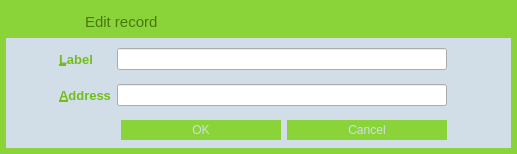
<?xml version="1.0" encoding="UTF-8"?>
<ui version="4.0">
 <class>EditAddressDialog</class>
 <widget class="QDialog" name="EditAddressDialog">
  <property name="geometry">
   <rect>
    <x>0</x>
    <y>0</y>
    <width>517</width>
    <height>154</height>
   </rect>
  </property>
  <property name="windowTitle">
   <string/>
  </property>
  <property name="styleSheet">
   <string notr="true">QLabel {
	color: rgb(138,211,57));
}

QDialog {
	background-color: rgb(138,211,57);
}</string>
  </property>
  <layout class="QVBoxLayout" name="verticalLayout_2">
   <property name="spacing">
    <number>0</number>
   </property>
   <property name="leftMargin">
    <number>6</number>
   </property>
   <property name="topMargin">
    <number>6</number>
   </property>
   <property name="rightMargin">
    <number>6</number>
   </property>
   <property name="bottomMargin">
    <number>6</number>
   </property>
   <item>
    <widget class="QFrame" name="frame">
     <property name="styleSheet">
      <string notr="true">#frame {
	background-color: rgb(209,222,231);
    border-style:none;
}</string>
     </property>
     <property name="frameShape">
      <enum>QFrame::StyledPanel</enum>
     </property>
     <property name="frameShadow">
      <enum>QFrame::Raised</enum>
     </property>
     <property name="lineWidth">
      <number>1</number>
     </property>
     <layout class="QVBoxLayout" name="verticalLayout">
      <property name="spacing">
       <number>0</number>
      </property>
      <property name="leftMargin">
       <number>0</number>
      </property>
      <property name="topMargin">
       <number>0</number>
      </property>
      <property name="rightMargin">
       <number>0</number>
      </property>
      <property name="bottomMargin">
       <number>0</number>
      </property>
      <item>
       <widget class="QWidget" name="wCaption" native="true">
        <property name="minimumSize">
         <size>
          <width>0</width>
          <height>32</height>
         </size>
        </property>
        <property name="maximumSize">
         <size>
          <width>16777215</width>
          <height>32</height>
         </size>
        </property>
        <property name="styleSheet">
         <string notr="true">#wCaption {
	background-color: rgb(138,211,57);
}</string>
        </property>
        <property name="is_header" stdset="0">
         <bool>true</bool>
        </property>
        <layout class="QHBoxLayout" name="horizontalLayout_19">
         <property name="leftMargin">
          <number>0</number>
         </property>
         <property name="topMargin">
          <number>0</number>
         </property>
         <property name="rightMargin">
          <number>0</number>
         </property>
         <property name="bottomMargin">
          <number>0</number>
         </property>
         <item>
          <spacer name="horizontalSpacer_26">
           <property name="orientation">
            <enum>Qt::Horizontal</enum>
           </property>
           <property name="sizeType">
            <enum>QSizePolicy::Fixed</enum>
           </property>
           <property name="sizeHint" stdset="0">
            <size>
             <width>7</width>
             <height>20</height>
            </size>
           </property>
          </spacer>
         </item>
         <item>
          <widget class="QLabel" name="picEdit">
           <property name="sizePolicy">
            <sizepolicy hsizetype="Preferred" vsizetype="Preferred">
             <horstretch>0</horstretch>
             <verstretch>0</verstretch>
            </sizepolicy>
           </property>
           <property name="minimumSize">
            <size>
             <width>30</width>
             <height>30</height>
            </size>
           </property>
           <property name="maximumSize">
            <size>
             <width>30</width>
             <height>30</height>
            </size>
           </property>
           <property name="text">
            <string/>
           </property>
           <property name="pixmap">
            <pixmap resource="../res.qrc">:/res/edit_record_icon.png</pixmap>
           </property>
          </widget>
         </item>
         <item>
          <widget class="QLabel" name="picAdd">
           <property name="enabled">
            <bool>true</bool>
           </property>
           <property name="sizePolicy">
            <sizepolicy hsizetype="Preferred" vsizetype="Preferred">
             <horstretch>0</horstretch>
             <verstretch>0</verstretch>
            </sizepolicy>
           </property>
           <property name="minimumSize">
            <size>
             <width>30</width>
             <height>30</height>
            </size>
           </property>
           <property name="maximumSize">
            <size>
             <width>30</width>
             <height>30</height>
            </size>
           </property>
           <property name="text">
            <string/>
           </property>
           <property name="pixmap">
            <pixmap resource="../res.qrc">:/res/add_record_icon.png</pixmap>
           </property>
          </widget>
         </item>
         <item>
          <widget class="QLabel" name="lbTitle">
           <property name="font">
            <font>
             <pointsize>11</pointsize>
             <stylestrategy>PreferAntialias</stylestrategy>
            </font>
           </property>
           <property name="styleSheet">
            <string notr="true">QLabel {
	color: rgb(70,120,16);
}</string>
           </property>
           <property name="text">
            <string>Edit record</string>
           </property>
          </widget>
         </item>
         <item>
          <widget class="QPushButton" name="bClose">
           <property name="minimumSize">
            <size>
             <width>30</width>
             <height>30</height>
            </size>
           </property>
           <property name="maximumSize">
            <size>
             <width>30</width>
             <height>30</height>
            </size>
           </property>
           <property name="styleSheet">
            <string notr="true">QPushButton {	
	image: url(:/res/close_normal.png);
	border: 0px solid gray;
}
QPushButton:pressed:flat {
	image: url(:/res/close_normal.png);
}

QPushButton:hover {
	image: url(:/res/close_hover.png);
}</string>
           </property>
           <property name="text">
            <string notr="true"/>
           </property>
           <property name="flat">
            <bool>true</bool>
           </property>
          </widget>
         </item>
        </layout>
       </widget>
      </item>
      <item>
       <spacer name="verticalSpacer">
        <property name="orientation">
         <enum>Qt::Vertical</enum>
        </property>
        <property name="sizeType">
         <enum>QSizePolicy::Fixed</enum>
        </property>
        <property name="sizeHint" stdset="0">
         <size>
          <width>20</width>
          <height>5</height>
         </size>
        </property>
       </spacer>
      </item>
      <item>
       <layout class="QHBoxLayout" name="horizontalLayout_2" stretch="1,8,0">
        <item>
         <spacer name="horizontalSpacer">
          <property name="orientation">
           <enum>Qt::Horizontal</enum>
          </property>
          <property name="sizeHint" stdset="0">
           <size>
            <width>40</width>
            <height>20</height>
           </size>
          </property>
         </spacer>
        </item>
        <item>
         <widget class="QWidget" name="wContent" native="true">
          <layout class="QGridLayout" name="gridLayout">
           <property name="leftMargin">
            <number>0</number>
           </property>
           <property name="topMargin">
            <number>0</number>
           </property>
           <property name="rightMargin">
            <number>0</number>
           </property>
           <property name="bottomMargin">
            <number>0</number>
           </property>
           <item row="0" column="0">
            <widget class="QLabel" name="label">
             <property name="font">
              <font>
               <pointsize>10</pointsize>
               <weight>75</weight>
               <bold>true</bold>
              </font>
             </property>
             <property name="styleSheet">
              <string notr="true">color:rgb(113,189,28);</string>
             </property>
             <property name="text">
              <string>&amp;Label</string>
             </property>
             <property name="margin">
              <number>5</number>
             </property>
             <property name="buddy">
              <cstring>labelEdit</cstring>
             </property>
            </widget>
           </item>
           <item row="1" column="1">
            <widget class="QLineEdit" name="addressEdit">
             <property name="minimumSize">
              <size>
               <width>0</width>
               <height>20</height>
              </size>
             </property>
             <property name="toolTip">
              <string>The address associated with this address book entry. This can only be modified for sending addresses.</string>
             </property>
             <property name="styleSheet">
              <string notr="true">color:rgb(113,189,28);</string>
             </property>
            </widget>
           </item>
           <item row="2" column="1">
            <layout class="QHBoxLayout" name="horizontalLayout">
             <item>
              <spacer name="horizontalSpacer_3">
               <property name="orientation">
                <enum>Qt::Horizontal</enum>
               </property>
               <property name="sizeHint" stdset="0">
                <size>
                 <width>40</width>
                 <height>20</height>
                </size>
               </property>
              </spacer>
             </item>
             <item>
              <widget class="QDialogButtonBox" name="buttonBox">
               <property name="styleSheet">
                <string notr="true">QPushButton {
	background-color: rgb(138,211,57);
	color: rgb(209,222,231);
	border: 0px solid gray;
	max-height: 20px;
	min-height: 20px;
	max-width: 160px;
	min-width: 160px;
}

QPushButton:pressed:flat {
	background-color: rgb(70,120,16);
}

QPushButton:hover {
	background-color: rgb(70,120,16);
}</string>
               </property>
               <property name="orientation">
                <enum>Qt::Horizontal</enum>
               </property>
               <property name="standardButtons">
                <set>QDialogButtonBox::Cancel|QDialogButtonBox::Ok</set>
               </property>
              </widget>
             </item>
            </layout>
           </item>
           <item row="0" column="1">
            <widget class="QLineEdit" name="labelEdit">
             <property name="minimumSize">
              <size>
               <width>0</width>
               <height>20</height>
              </size>
             </property>
             <property name="toolTip">
              <string>The label associated with this address book entry</string>
             </property>
             <property name="styleSheet">
              <string notr="true">color:rgb(113,189,28);</string>
             </property>
            </widget>
           </item>
           <item row="1" column="0">
            <widget class="QLabel" name="label_2">
             <property name="font">
              <font>
               <pointsize>10</pointsize>
               <weight>75</weight>
               <bold>true</bold>
              </font>
             </property>
             <property name="styleSheet">
              <string notr="true">color:rgb(113,189,28);</string>
             </property>
             <property name="text">
              <string>&amp;Address</string>
             </property>
             <property name="margin">
              <number>5</number>
             </property>
             <property name="buddy">
              <cstring>addressEdit</cstring>
             </property>
            </widget>
           </item>
           <item row="1" column="2">
            <widget class="QPushButton" name="pasteButton">
             <property name="minimumSize">
              <size>
               <width>28</width>
               <height>28</height>
              </size>
             </property>
             <property name="maximumSize">
              <size>
               <width>28</width>
               <height>28</height>
              </size>
             </property>
             <property name="toolTip">
              <string>Paste from clipboard</string>
             </property>
             <property name="styleSheet">
              <string notr="true">QPushButton {
	border: 0px solid gray;
	image: url(:/res/paste/normal.png);	
}

QPushButton:!enabled {
	image: url(:/res/paste/disabled.png);
}

QPushButton:pressed:flat {
	image: url(:/res/paste/pressed.png);
}

QPushButton:hover {
	image: url(:/res/paste/hover.png);
}</string>
             </property>
             <property name="text">
              <string/>
             </property>
             <property name="shortcut">
              <string>Alt+A</string>
             </property>
             <property name="flat">
              <bool>true</bool>
             </property>
            </widget>
           </item>
          </layout>
         </widget>
        </item>
        <item>
         <spacer name="horizontalSpacer_2">
          <property name="orientation">
           <enum>Qt::Horizontal</enum>
          </property>
          <property name="sizeHint" stdset="0">
           <size>
            <width>30</width>
            <height>20</height>
           </size>
          </property>
         </spacer>
        </item>
       </layout>
      </item>
     </layout>
    </widget>
   </item>
  </layout>
 </widget>
 <resources>
  <include location="../res.qrc"/>
 </resources>
 <connections>
  <connection>
   <sender>buttonBox</sender>
   <signal>accepted()</signal>
   <receiver>EditAddressDialog</receiver>
   <slot>accept()</slot>
   <hints>
    <hint type="sourcelabel">
     <x>273</x>
     <y>121</y>
    </hint>
    <hint type="destinationlabel">
     <x>252</x>
     <y>70</y>
    </hint>
   </hints>
  </connection>
  <connection>
   <sender>buttonBox</sender>
   <signal>rejected()</signal>
   <receiver>EditAddressDialog</receiver>
   <slot>reject()</slot>
   <hints>
    <hint type="sourcelabel">
     <x>273</x>
     <y>121</y>
    </hint>
    <hint type="destinationlabel">
     <x>252</x>
     <y>70</y>
    </hint>
   </hints>
  </connection>
  <connection>
   <sender>bClose</sender>
   <signal>clicked()</signal>
   <receiver>EditAddressDialog</receiver>
   <slot>reject()</slot>
   <hints>
    <hint type="sourcelabel">
     <x>489</x>
     <y>15</y>
    </hint>
    <hint type="destinationlabel">
     <x>252</x>
     <y>70</y>
    </hint>
   </hints>
  </connection>
 </connections>
 <slots>
  <slot>pasteRequested()</slot>
 </slots>
</ui>
